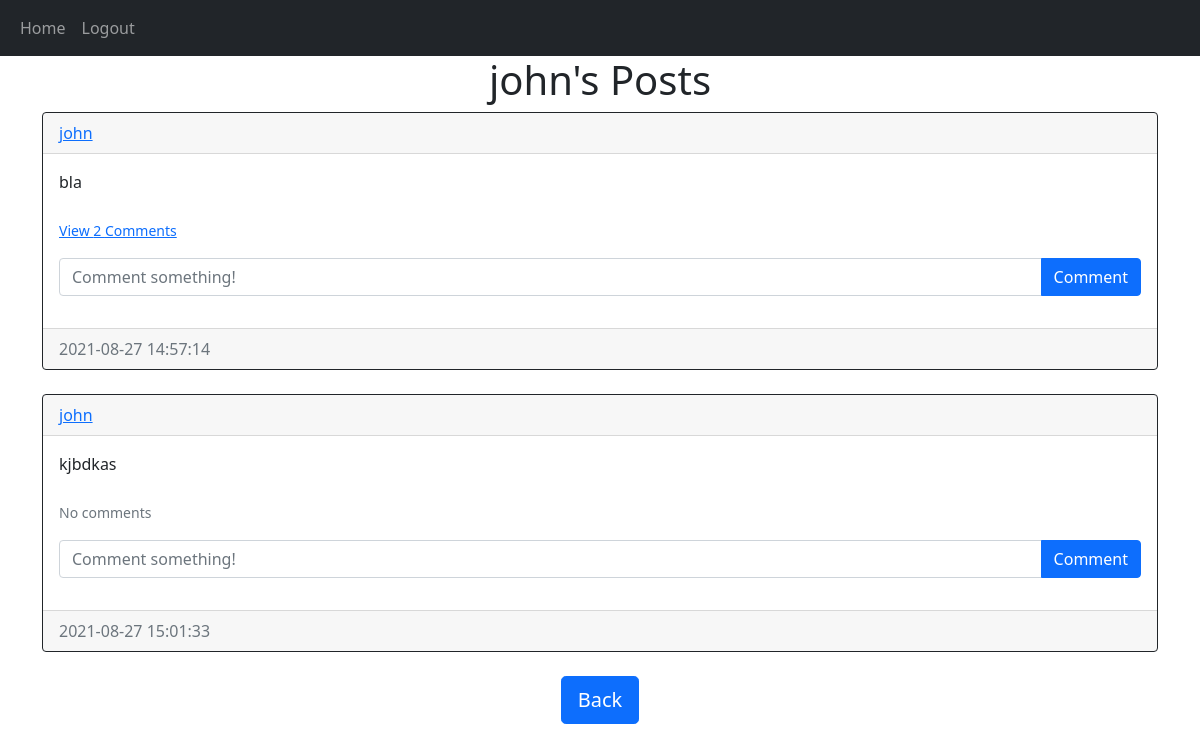
The app's page /posts/john (signed in) with its own data.
### website/models.py (models this page shows)
class User(db.Model, UserMixin):
    id = db.Column(db.Integer, primary_key=True)
    email = db.Column(db.String(150), unique=True)
    username = db.Column(db.String(150), unique=True)
    password = db.Column(db.String(150))
    date_created =  db.Column(db.DateTime(timezone=True), default=func.now())
    posts = db.relationship('Post', backref='user', passive_deletes=True)
    comments = db.relationship('Comment', backref='user', passive_deletes=True)

class Post(db.Model):
    id = db.Column(db.Integer, primary_key=True)
    text = db.Column(db.Text, nullable=False)
    date_created =  db.Column(db.DateTime(timezone=True), default=func.now())
    author = db.Column(db.Integer, db.ForeignKey('user.id', ondelete='CASCADE'), nullable=False)  # ondelete="CASCADE" deletes the post if user is deleted
    comments = db.relationship('Comment', backref='post', passive_deletes=True)

### website/views.py (the view)
@views.route('/posts/<username>')
@login_required
def posts(username):
    user = User.query.filter_by(username=username).first()
    if not user:
        flash('No user with that username exists.', category='error')
        return redirect(url_for('views.home'))
    posts = user.posts
    return render_template("posts.html", user=current_user, posts=posts, username=username)

### website/__init__.py (called while the page is built)
def create_app():
    app  = Flask(__name__)
    app.config['SECRET_KEY'] = 'helloworld'
    app.config['SQLALCHEMY_DATABASE_URI'] = f'sqlite:///{DB_NAME}'
    db.init_app(app)
    from .views import views
    from .auth import auth
    app.register_blueprint(views, url_prefix="/")
    app.register_blueprint(auth, url_prefix="/")
    from .models import User, Post, Comment
    create_database(app)
    login_manager = LoginManager()
    login_manager.login_view = "auth.login"
    login_manager.init_app(app)
    @login_manager.user_loader
    def load_user(id):
        return User.query.get(int(id))
    return  app

### website/templates/posts.html (shortened to what this page needs)
{% extends "posts_div.html" %}
{% block header %}
{{username}}'s Posts
{% endblock %}
{% block footer%}
<div align='center'>
    <a href="/home"><button type='button' class="btn btn-primary btn-lg">Back</button></a>
</div>
{% endblock %}

### website/templates/posts_div.html (shortened to what this page needs)
{% extends "base.html" %}
{% block content %}
<h1 align="center">{% block header %}Posts{% endblock %}</h1>
<div id="posts">
    {% for post in posts %}
    <div class="card border-dark">
        <div class="card-header d-flex justify-content-between align-items-center">
            <a href="/posts/{{post.user.username}}">{{post.user.username}}</a>
        </div>
        <div class="card-body">
            <div class="card-text">{{post.text}}</div>
            <br />
            <p class="card-text">
                {% if post.comments|length > 0 %}
                    <a data-bs-toggle="collapse" href="#comments-{{post.id}}" role="button">
                    <small>View {{ post.comments|length }} Comments</small>
                    </a>
                {% else %}
                    <small class="text-muted">No comments</small>
                {% endif %}
            </p>
            <form class="input-group mb-3" method='POST' action='/create-comment/{{post.id}}'>
                <input type='text' id='text' name='text' class='form-control' placeholder="Comment something!">
                <button type="submit" class="btn btn-primary">Comment</button>
            </form>
        </div>
        <div class="card-footer text-muted">{{post.date_created}}</div>
    </div>
    <br />
    {% endfor %}
</div>
{% block footer %}{% endblock%}
{% endblock %}

### records on screen
User: username "john"
Post: user.username "john", text "bla", comments|length "2", date_created "2021-08-27 14:57:14"
Post: user.username "john", text "kjbdkas", shows "No comments", date_created "2021-08-27 15:01:33"
